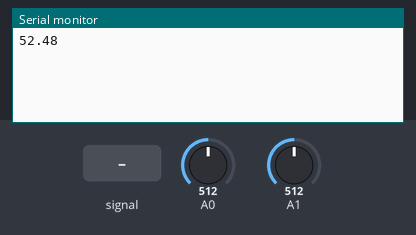
Simulated run of this sketch. Board: Arduino Uno, built with avr-gcc and run on an emulated ATmega328P. Parts: the last lines printed to the serial monitor. The inputs (shaded band) are chosen by the test bench; at power-on: A0 = 512, A1 = 512.

Above: at 1.2 s.
1.3 s: A0 fed a 200 Hz sine of ±81 counts around its level
At 2.4 s:
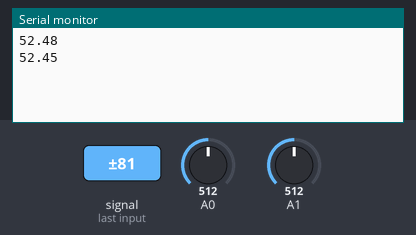
2.8 s: A0 set to 716
At 3.4 s:
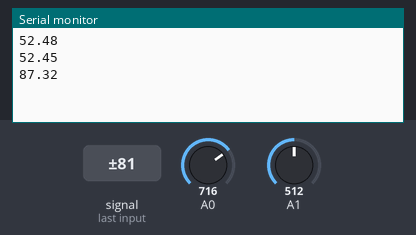
4.3 s: A1 set to 716
At 5.3 s:
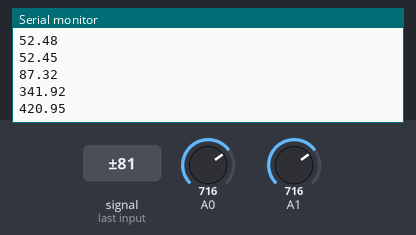
5.8 s: A0 set to 900
At 6.3 s:
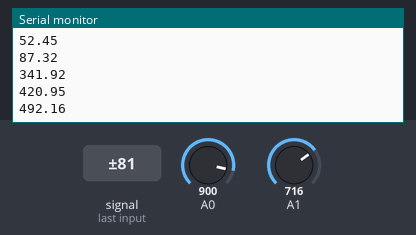
7.3 s: A1 set to 900
At 8.2 s:
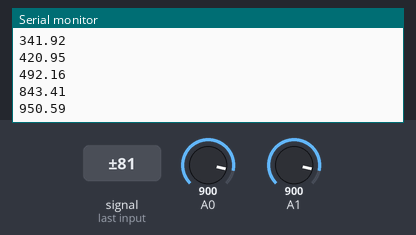
Timing chart, 0 to 9.8 s (numbered marks = the images above; inputs shaded):
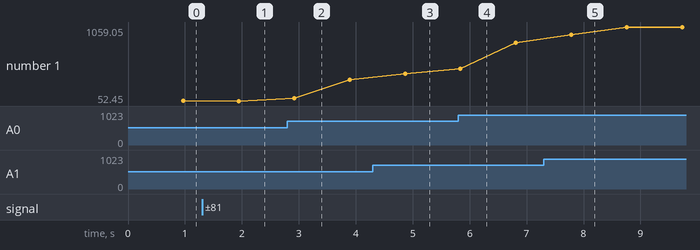

The sketch:

without_auto.ino
```cpp
int N_samples = 160;
int AREF = 475;
int VREF = 0;
float totalVolt;
float dataIn[149];
float voltIn[149];
float currentNorm = 0.00578;
float voltNorm = 0.479;
float watts = 0;
float totalWatts;


void setup() {
  // put your setup code here, to run once:
  Serial.begin(9600);
}

void loop() {
  // put your main code here, to run repeatedly:

  for (int q = 0; q < 20; q++) {
    for (int i = 0; i < 149; i++) {
      dataIn[i] = analogRead(0);
      voltIn[i] = analogRead(1);


      //volt
      totalVolt += voltIn[i];
      VREF = totalVolt / 149;
      totalVolt = 0;
      voltIn[i] -= VREF;
      voltIn[i] = voltIn[i] * voltNorm;


      //amp

      dataIn[i] -= AREF;
      dataIn[i] = dataIn[i] * currentNorm;

    }

    for (int n = 0; n < 149; n++) {
      watts = watts + (dataIn[n] * voltIn[n]);
    }

    watts = watts / 149;
    totalWatts += watts;
  }

  totalWatts = totalWatts / 20;
  if (totalWatts > 7) {
    Serial.println(totalWatts);
  } else {
    Serial.println("0");
  }
  totalWatts = 0;


}
```

Measured:
- after the input at 1.3 s, the serial monitor: prints a new line after 0.65 s (image 1)
- after the input at 2.8 s, the serial monitor: prints a new line after 0.12 s (image 2)
- after the input at 4.3 s, the serial monitor: prints a new line after 0.57 s (image 3)
- after the input at 5.8 s, the serial monitor: prints a new line at once (image 4)
- after the input at 7.3 s, the serial monitor: prints a new line after 0.48 s (image 5)
- plotted number 1: 52.48 → 52.45 after the input at 1.3 s, 52.45 → 341.92 after the input at 2.8 s, 341.92 → 420.95 after the input at 4.3 s, 420.95 → 843.41 after the input at 5.8 s, 843.41 → 1059.05 after the input at 7.3 s
